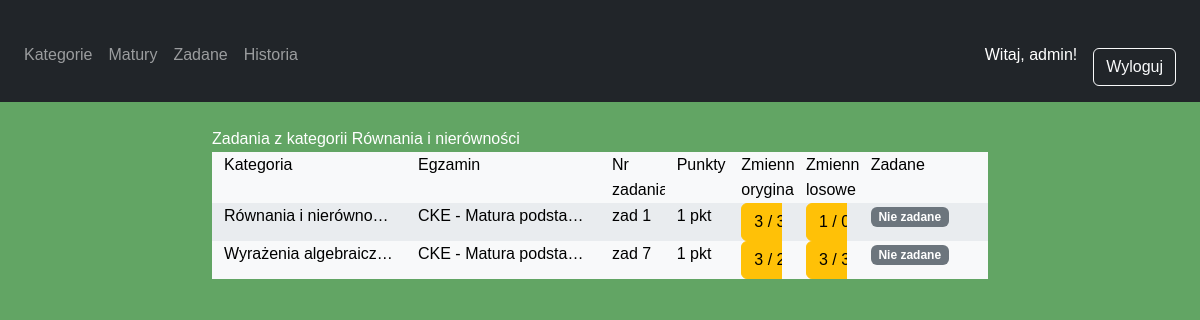
/matematyka/category/3/tasks/ (signed in), run on an earlier commit of the app's database.
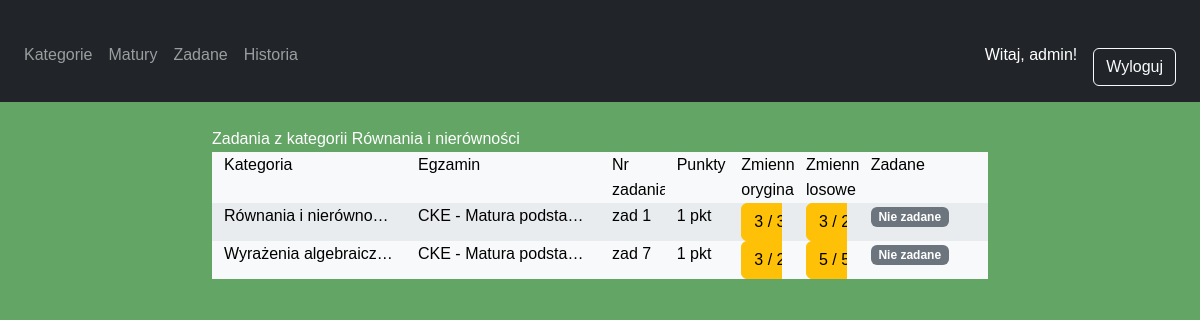
And on a later commit of the database.
### matematyka/models.py (models this page shows, shortened)
class Category(models.Model):
    name = models.CharField(max_length=100, unique=True)

class Task(models.Model):
    content = models.TextField()
    points = models.IntegerField(null=True, blank=True)
    category = models.ManyToManyField(Category, related_name='tasks')
    task_group = models.ForeignKey(TaskGroup, on_delete=models.SET_NULL,blank=True,null=True, related_name='tasks')
    task_level = models.ForeignKey(TaskLevel, on_delete=models.SET_NULL,blank=True,null=True, related_name='tasks')
    exam_date = models.DateField(null=True, blank=True)
    source = models.ForeignKey(Source, on_delete=models.SET_NULL, null=True, blank=True, related_name='tasks')
    hint = models.TextField(null=True, blank=True)
    sub_number = models.CharField(max_length=10, null=True, blank=True)
    task_type = models.ForeignKey(TaskType, on_delete=models.SET_NULL, null=True, blank=True, related_name='tasks')

class Source(models.Model):
    name = models.CharField(max_length=100, unique=True)
    def __str__(self):
        return self.name

class TaskLevel(models.Model):
    exam_level = models.CharField(max_length=100, null=True, blank=True)
    school_level = models.CharField(max_length=100, null=True, blank=True)
    class_number = models.IntegerField(null=True, blank=True)
    class Meta:
        unique_together = (('exam_level', 'school_level', 'class_number'),)

### matematyka/views.py (the view)
# urls.py: path('category/<int:pk>/tasks/', views.CategoryTasksView.as_view(), name='category_tasks'),
class CategoryTasksView(generic.DetailView):
    model = Category
    template_name = 'matematyka/category_tasks.html'
    context_object_name = 'category'
    def get(self, request, *args, **kwargs):
        self.object = self.get_object()
        request.session['origin'] = {
            'type': 'category',
            'id': self.object.id
        }
        context = self.get_context_data(object=self.object)
        return self.render_to_response(context)
    def get_context_data(self, **kwargs):
        context = super().get_context_data(**kwargs)
        category_tasks = self.object.tasks.prefetch_related('category').all()
        issues = Issue.objects.filter(task__category=self.object)
        user = self.request.user if self.request.user.is_authenticated else None
        user_answers = UserAnswer.objects.filter(
            issue__in=issues,
            user=user
        ).select_related('issue', 'issue__task').prefetch_related('answer_options').distinct()
        assigned_tasks = AssignedTask.objects.filter(
            user=user, task__in=category_tasks
            ).prefetch_related(Prefetch(
                'task__issues__user_answers',
                 queryset=UserAnswer.objects.filter(
                     user = user,
                     ).select_related('issue__task', 'user').prefetch_related('answer_options')))
        assigned_by_task = {at.task_id: at for at in assigned_tasks}
        total_attempts_original = defaultdict(int)
        correct_attempts_original = defaultdict(int)
        total_attempts_random = defaultdict(int)
        correct_attempts_random = defaultdict(int)
        for ua in user_answers:
            answer_option = ua.answer_options.first()
            if answer_option:
                if ua.issue.variable_is_random:
                    total_attempts_random[ua.issue.task_id] += 1
                    if answer_option.is_correct:
                        correct_attempts_random[ua.issue.task_id] += 1
                else:
                    total_attempts_original[ua.issue.task_id] += 1
                    if answer_option.is_correct:
                        correct_attempts_original[ua.issue.task_id] += 1
        tasks = []
        for task in category_tasks:
            tasks.append({
                'task': task,
                'category': self.object,
                'total_attempts_original': total_attempts_original[task.id],
                'correct_attempts_original': correct_attempts_original[task.id],
                'total_attempts_random': total_attempts_random[task.id],
                'correct_attempts_random': correct_attempts_random[task.id],
            })
            assigned = assigned_by_task.get(task.id)
            if assigned:
                tasks[-1]['is_assigned'] = True
                is_completed = assigned.completion_date
                tasks[-1]['is_completed'] = is_completed
                tasks[-1]['deadline'] = assigned.deadline if not is_completed else None
                overdue = assigned.deadline < timezone.now() if assigned.deadline else False
                tasks[-1]['overdue'] = overdue
            else:
                tasks[-1]['is_assigned'] = False
                tasks[-1]['is_completed'] = False
                tasks[-1]['deadline'] = None
                tasks[-1]['overdue'] = False
        context['tasks'] = tasks
        context['view_type'] = 'category'
        return context

### matematyka/templates/matematyka/category_tasks.html (shortened to what this page needs)
{% extends 'base.html' %}
{% block content %}
{% block title %}
{% if view_type == 'category' %}
Zadania z kategorii {{ category.name }}
{% elif view_type == 'exam' %}
Zadania z egzaminu {{ exam_level }}, {{ exam_date }} ({{ source }} )
{% endif %}
{% endblock %}
<div class="container custom-grid text-black">
    <div class="row">
        <div class="col-lg-3">Kategoria</div>
        <div class="col-lg-3">Egzamin</div>
        <div class="col-lg-1">Nr zadania</div>
        <div class="col-lg-1">Punkty</div>
        <div class="col-lg-1">Zmienne oryginalne</div>
        <div class="col-lg-1">Zmienne losowe</div>
        {% if user.is_authenticated %}
        <div class="col-lg-2">Zadane</div>
        {% endif %}
    </div>
    {% for task in tasks %}
    <div class="row">
        <div class="col-lg-3">
            <div class="list-group-item list-group-item-action short-content text-black">
                {% for cat in task.task.category.all %}
                {{ cat.name }},
                {% endfor %}
            </div>
        </div>
        <div class="col-lg-3">
            <div class="list-group-item list-group-item-action short-content text-black">
                {{ task.task.source }} - {{ task.task.task_level.exam_level }}, {{ task.task.exam_date }}
            </div>
        </div>
        <div class="col-lg-1">
            <div class="list-group-item list-group-item-action short-content text-black">
                zad {{ task.task.sub_number }}
            </div>
        </div>
        <div class="col-lg-1">
            <div class="list-group-item list-group-item-action short-content text-black">
                {{ task.task.points }} pkt
            </div>
        </div>
        <div class="col-lg-1">
            <div class="list-group-item list-group-item-action short-content text-black">
                <a href="{% url 'start_issue' task.task.id %}" class="btn btn-warning">
                    {% if user.is_authenticated %}
                    {{ task.total_attempts_original }} / {{ task.correct_attempts_original }}
                    {% else %}
                    Start
                    {% endif %}
                </a>
            </div>
        </div>
        <div class="col-lg-1">
            <div class="list-group-item list-group-item-action short-content text-black">
                <a href="{% url 'start_issue' task.task.id %}?random=true" class="btn btn-warning">
                    {% if user.is_authenticated %}
                    {{ task.total_attempts_random }} / {{ task.correct_attempts_random }}
                    {% else %}
                    Start
                    {% endif %}
                </a>
            </div>
        </div>
        {% if user.is_authenticated %}
        <div class="col-lg-2">
            <div class="list-group-item list-group-item-action short-content text-black">
                {% if task.is_assigned %}
                {% if task.is_completed %}
                <span class="badge bg-success">Zakończone</span>
                {% elif task.overdue %}
                <span class="badge bg-danger">Po terminie</span>
                {% else %}
                <span class="badge bg-warning text-dark">W trakcie (do {{ task.deadline|date:"Y-m-d H:i" }})</span>
                {% endif %}
                {% else %}
                <span class="badge bg-secondary">Nie zadane</span>
                {% endif %}
            </div>
        </div>
        {% endif %}
    </div>
    {% endfor %}
</div>
{% endblock %}

### matematyka/templates/base.html (shortened to what this page needs)
{% load static %}
<!doctype html>
<html lang="pl">
<head>
    <link href="https://cdn.jsdelivr.net/npm/bootstrap@5.3.0/dist/css/bootstrap.min.css" rel="stylesheet">
    <link rel="stylesheet" href="{% static 'matematyka/css/style.css' %}">
</head>
<body>
    <header class="bg-dark text-white py-2 w-100">
        <nav class="navbar navbar-expand-lg navbar-dark bg-dark">
            <div class="container-fluid">
                <div class="collapse navbar-collapse" id="mainNavbar">
                    <ul class="navbar-nav me-auto mb-2 mb-lg-0">
                        <li class="nav-item"><a class="nav-link" href="{% url 'category_list' %}">Kategorie</a></li>
                        <li class="nav-item"><a class="nav-link" href="{% url 'exam_list' %}">Matury</a></li>
                        <li class="nav-item"><a class="nav-link" href="{% url 'assigned_tasks'%}">Zadane</a></li>
                        <li class="nav-item"><a class="nav-link" href="#">Historia</a></li>
                    </ul>
                    <div class="d-flex align-items-center">
                        {% if user.is_authenticated %}
                        <span class="text-white me-3">Witaj, {{ user.username }}!</span>
                        <form action="{% url 'logout' %}" method="post" class="me-2 d-inline">
                            <button class="btn btn-outline-light" type="submit">Wyloguj</button>
                        </form>
                        {% else %}
                        <a href="{% url 'login' %}" class="btn btn-outline-light me-2">Login</a>
                        <a href="{% url 'register' %}" class="btn btn-warning">Sign-up</a>
                        {% endif %}
                    </div>
                </div>
            </div>
        </nav>
    </header>
    <section class="container-fluid">
        <div class="row justify-content-center">
            <div class="col-lg-8 col-sm-12">
                {% block content %}{% endblock %}
            </div>
        </div>
    </section>
</body>
</html>

### matematyka/static/matematyka/css/style.css (style rules this page uses)
* { margin: 0; padding: 0; box-sizing: border-box; }
html, body { background-color: rgb(98, 165, 100); color: white; font-family: Arial, Helvetica, sans-serif; line-height: 1.6; }
header { background-color: black; color: white; padding: 1rem; width: 100%; margin-bottom: 1.5rem; }
header.bg-dark { width: 100%; }
header .container-fluid { padding-left: 0; padding-right: 0; }
nav { margin-top: 0.5rem; display: flex; gap: 1rem; }
nav a { text-decoration: none; color: white; padding: 0.5rem 0.75rem; border-radius: 4px; transition: background-color 0.3s ease; }
form { margin-top: 1.5rem; display: flex; flex-direction: column; gap: 0.75rem; }
button, input[type="submit"] { background-color: #39723b; color: white; border: none; padding: 0.75rem 1.5rem; border-radius: 4px; cursor: pointer; font-size: 1rem; transition: background-color 0.3s ease; }
a { color: white; text-decoration: none; }
.short-content { white-space: nowrap; overflow: hidden; text-overflow: ellipsis; }
.custom-grid .row:nth-child(odd)>[class^="col-"] { background-color: #f8f9fa; }
.custom-grid .row:nth-child(even)>[class^="col-"] { background-color: #e9ecef; }

What changed in the data, as far as the page shows it:
changed Task (number 1 of 2 on the later page): total_attempts_random "1…" → "3…"
computed for Task (number 2 of 2 on the later page): total_attempts_random "3…" → "5…"
